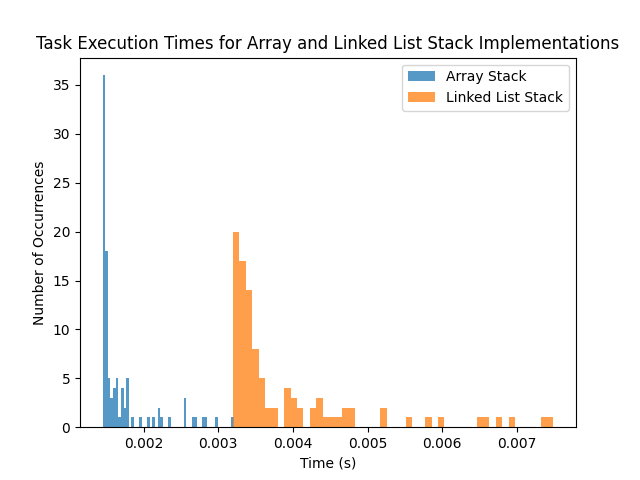

This figure's Python source:
import random
import timeit

def generate_tasks():
    tasks = [] # 10000 tasks within this array
    for _ in range(10000):
        task = 'push' if random.random() < 0.7 else 'pop'
        tasks.append(task)
    return tasks

class LinkedList_Node:
    def __init__(self, data=None):
        self.data = data
        self.next = None

class LinkedList_Stack:
    def __init__(self):
        self.top = None

    def push(self, data):
        if self.top is None:
            self.top = LinkedList_Node(data)
        else:
            new_node = LinkedList_Node(data)
            new_node.next = self.top
            self.top = new_node

    def pop(self):
        if self.top is None:
            return None
        else:
            popped_node = self.top
            self.top = self.top.next
            popped_node.next = None
            return popped_node.data

    def peek(self):
        return self.top.data if self.top is not None else None

    def is_empty(self):
        return self.top is None
    
class Array_Stack:
    def __init__(self):
        self.stack = []

    def push(self, data):
        self.stack.append(data)

    def pop(self):
        return self.stack.pop()

    def peek(self):
        return self.stack[-1] if self.stack else None

    def is_empty(self):
        return not self.stack

Array_Stack_times = []
LinkedList_Stack_times = []

for _ in range(100):
    tasks = generate_tasks()

    array_stack = Array_Stack()
    start_time = timeit.default_timer()
    for task in tasks:
        if task == 'push':
            array_stack.push(1)
        else:  # task == 'pop'
            if not array_stack.is_empty():
                array_stack.pop()
    end_time = timeit.default_timer()
    Array_Stack_times.append(end_time - start_time)

    linkedlist_stack = LinkedList_Stack()
    start_time = timeit.default_timer()
    for task in tasks:
        if task == 'push':
            linkedlist_stack.push(1)
        else:  # task == 'pop'
            if not linkedlist_stack.is_empty():
                linkedlist_stack.pop()
    end_time = timeit.default_timer()
    LinkedList_Stack_times.append(end_time - start_time)

print("Average time for array stack implementation: ", sum(Array_Stack_times) / len(Array_Stack_times))
print("Average time for linked list stack Implementation: ", sum(LinkedList_Stack_times) / len(LinkedList_Stack_times))

import matplotlib.pyplot as plt

plt.hist(Array_Stack_times, bins=50, alpha=0.75, label='Array Stack')
plt.hist(LinkedList_Stack_times, bins=50, alpha=0.75, label='Linked List Stack')

plt.legend(loc='upper right')
plt.title('Task Execution Times for Array and Linked List Stack Implementations')
plt.xlabel('Time (s)')
plt.ylabel('Number of Occurrences')

plt.savefig("ex3.png")

'''
Q5) The array stack implementation is faster than the linked list stack implementation. This is because 
the array stack implementation has O(1) time complexity for push and pop operations, since it simply
has to add and remove elements to and from the END of the internal array, which does not require any traversal or
swapping of elements. 

Meanwhile, the linked list implementation of a stack has O(1) time complexity for push and pop operations, however,
it has to execute about 3 assignment/swapping operations to push and pop elements. This is because the linked list 
stack implementation has to create a new node and assign the next pointer to the top of the stack, and then reassign 
the top pointer to the new node. Similarly, when popping an element, the top pointer has to be reassigned to the 
next node in the stack. This results in execution times of given tasks approximately 3-4x slower than the array stack,
as depicted in ex3.png.
'''